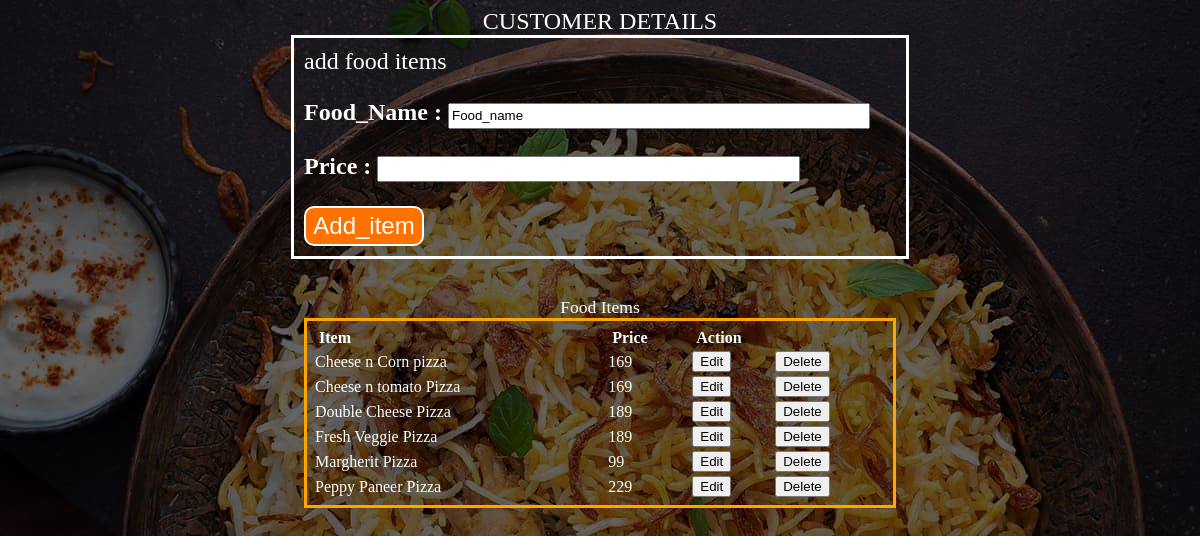
The page /admin/manage-food.php on the database its author committed.
### tables this page shows
CREATE TABLE `pizza_details` (
  `food_item` varchar(30) NOT NULL,
  `price` int(5) NOT NULL
);

### admin/manage-food.php (the view, shortened to what this page needs)
<!DOCTYPE html>
<html lang="en">
<head>
</head>
<body>
<div class="C-D"> <span>CUSTOMER DETAILS<span></div>
 <form action="" method="post">
 <div style="font-size: 1.5rem;"> add food items</div>
 <p><b> Food_Name : </b><input type="text" class="input" name="food_name" placeholder="Food_name"
required></p>
 <p><b>Price : </b><input type="text" class="input" name="number" placholder="Price"
required></p>
 <div><input type="submit" name ="checkout" id="submit"
value="Add_item"></div>
 </form>
 <br>
 <table align ="center" >
 <caption>Food Items</caption>
 <tr>
 <th>Item</th>
 <th>Price</th>
 <th colspan="2">Action</th>
 </tr>
 <?php
 $res = mysqli_query($conn,"SELECT * FROM `pizza_details`");
 if(mysqli_num_rows($res) > 0)
 {
 while($r = mysqli_fetch_assoc($res))
 {
 echo "<tr>";
 echo "<td>".$r['food_item']."</td>";
 echo "<td>".$r['price']."</td>";
 echo '<td><input type="submit" value="Edit"
onclick="addItem(\''.$r['food_item'].'\', '.$r['price'].');"></td>';
echo '<td><input type="submit" value="Delete"
onclick="addItem(\''.$r['food_item'].'\', '.$r['price'].');"></td>';
 echo "</tr>";
 }
 }
 ?>
 </table>
</body>
</html>

### admin/manage-food.php (style rules this page uses)
body { background:linear-gradient(to top ,rgba(0,0,0,0.6)50%,rgba(0,0,0,0.6)50%),url(Chicken-Biryani.jpg); }
.C-D { margin:auto; justify-content:center; align-items:center; text-align:center; font-size:1.5rem; color:white; }
table { margin-top:20px; border: medium solid orange; color:white; width: 50%; font-size: 1rem; text-align: justify; padding: 5px; }
form { color:white; text-align: left; width: 50%; margin: auto; font-size: 1.5rem; border-style: solid; border-width: medium; padding: 10px; }
.input { color:white; height: 20px; width: 70%; }
#submit { font-size: 1.5rem; color:white; padding:4px 5px; border-radius:10px; background-color:#ff7200; border:2px solid white; width: 120px; }
th { color:cream; padding-left:5px; }
::placeholder { color:black; }
table caption { color:white; font-size:1.1rem; }

### rows shown on the page
pizza_details: food_item "Cheese n Corn pizza", price "169"
pizza_details: food_item "Cheese n tomato Pizza", price "169"
pizza_details: food_item "Double Cheese Pizza", price "189"
pizza_details: food_item "Fresh Veggie Pizza", price "189"
pizza_details: food_item "Margherit Pizza", price "99"
pizza_details: food_item "Peppy Paneer Pizza", price "229"
